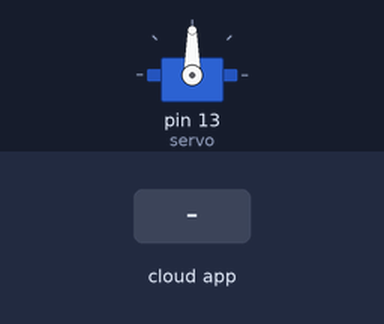
Simulated run of this sketch. Board: Arduino Uno, built with avr-gcc and run on an emulated ATmega328P. Shown: servo. The test bench sets the inputs (shaded band). The ROS host is connected and sends only what is stated.

Above: at 1.2 s.
1.3 s: the phone or cloud app sets servo to 0
At 1.6 s:
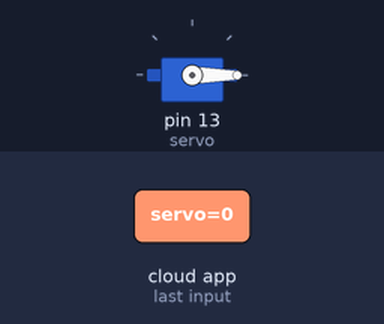
2.8 s: the phone or cloud app sets servo to 45
At 4.0 s:
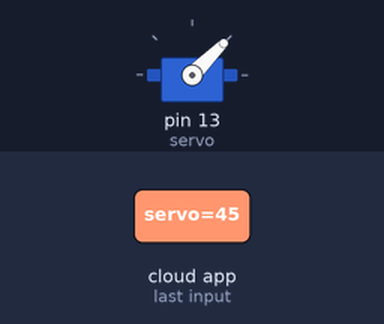
4.3 s: the phone or cloud app sets servo to 180
At 5.2 s:
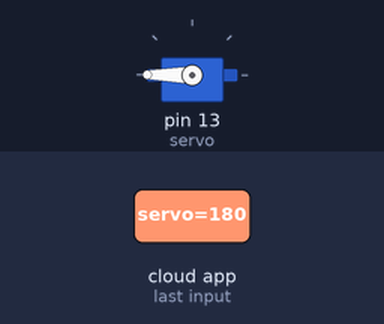
5.8 s: the phone or cloud app sets servo to 90
At 6.3 s:
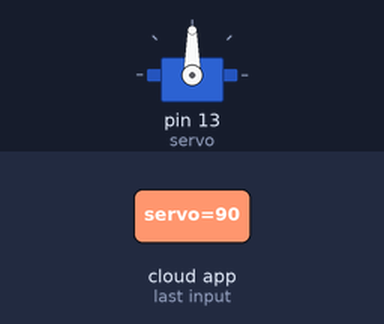
Timing chart, 0 to 8.3 s (numbered marks = the images above; inputs shaded):
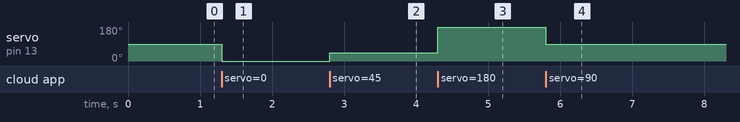

Measured:
- after the input at 1.3 s, servo on pin 13 (servo): 90° → 0° at once
- after the input at 2.8 s, servo on pin 13 (servo): 0° → 45° at once
- after the input at 4.3 s, servo on pin 13 (servo): 45° → 180° at once
- after the input at 5.8 s, servo on pin 13 (servo): 180° → 90° at once

The sketch:

uno_image.ino
```cpp
/* Copied from http://wiki.ros.org/rosserial_arduino/Tutorials/Servo%20Controller


/*
 * rosserial Servo Control Example
 *
 * This sketch demonstrates the control of hobby R/C servos
 * using ROS and the arduiono
 *
 * For the full tutorial write up, visit
 * www.ros.org/wiki/rosserial_arduino_demos
 *
 * For more information on the Arduino Servo Library
 * Checkout :
 * http://www.arduino.cc/en/Reference/Servo
 */

#if defined(ARDUINO) && ARDUINO >= 100
  #include "Arduino.h"
#else
  #include <WProgram.h>
#endif

#include <Servo.h>
#include <ros.h>
#include <std_msgs/UInt16.h>

ros::NodeHandle  nh;

Servo servo;

void servo_cb( const std_msgs::UInt16& cmd_msg){
  servo.write(cmd_msg.data); //set servo angle, should be from 0-180
  digitalWrite(13, HIGH-digitalRead(13));  //toggle led
}


ros::Subscriber<std_msgs::UInt16> sub("servo", servo_cb);

void setup(){
  pinMode(13, OUTPUT);

  nh.initNode();
  nh.subscribe(sub);

  servo.attach(13); //attach it to pin 13
}

void loop(){
  nh.spinOnce();
  delay(1);
}
```
